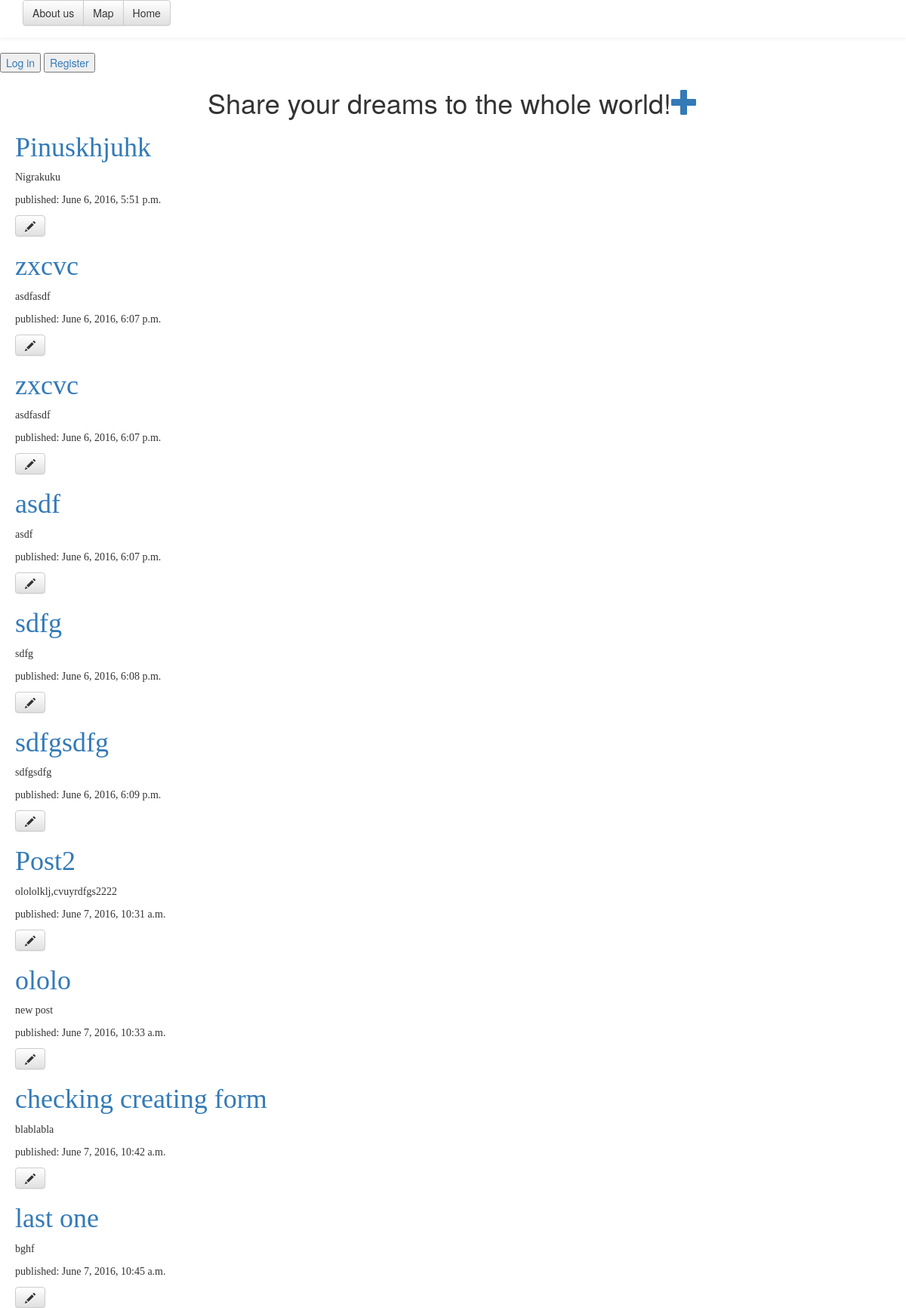
The app's page /, older data.
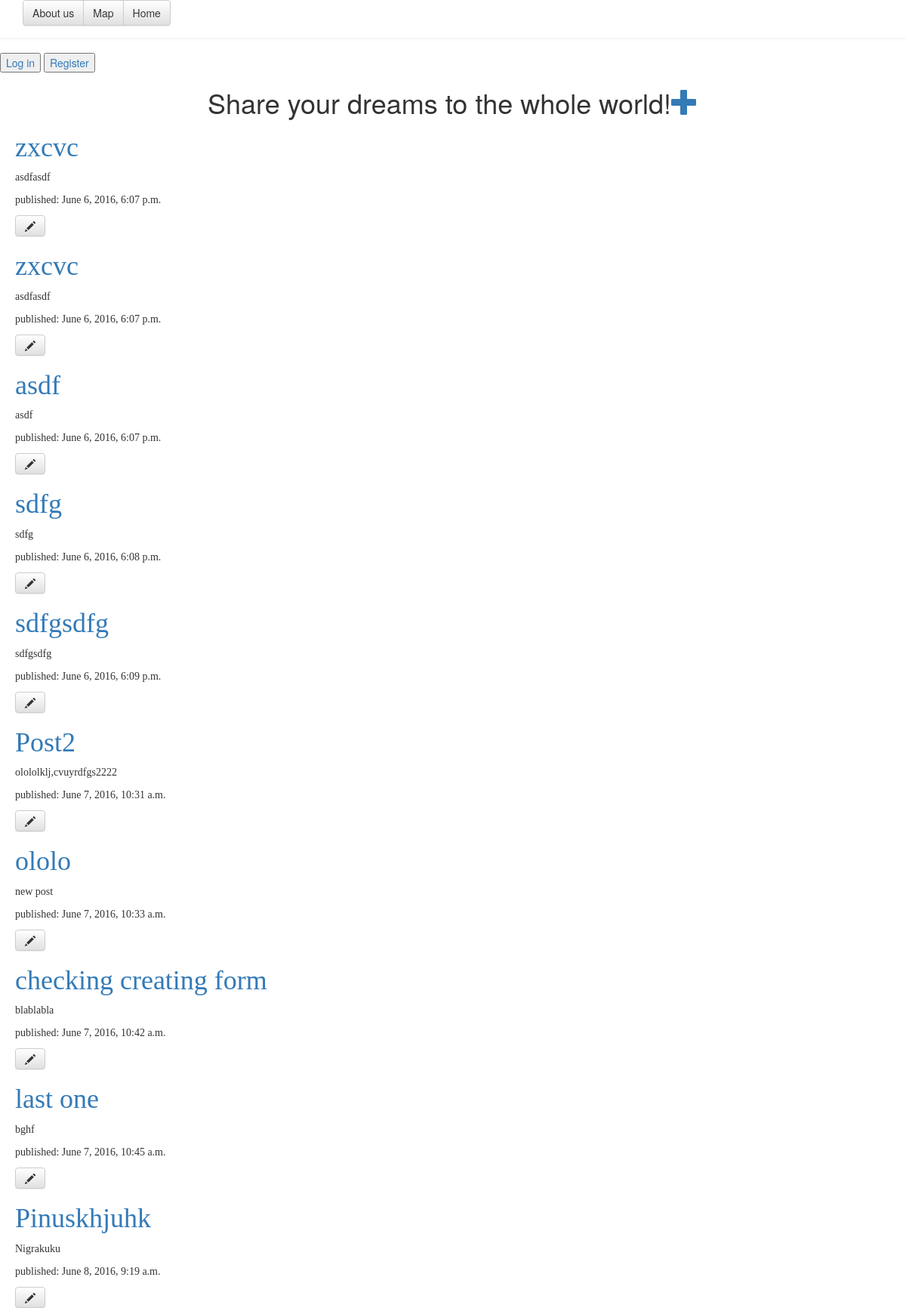
The same page, newer data.
### ShareYourDreams/models.py (models this page shows, shortened)
class Post(models.Model):
    author = models.ForeignKey('auth.User')
    title = models.CharField(max_length=200)
    text = models.CharField(max_length=600)
    created_date = models.DateTimeField(default=timezone.now)
    published_date = models.DateTimeField(blank=True, null=True)
    image = models.ImageField(width_field=35, height_field=30, upload_to='/static')

### ShareYourDreams/views.py (the view)
# urls.py: url(r'^$', views.dreams_list, name='dreams_list'),
def dreams_list(request):
    posts = Post.objects.filter(published_date__lte=timezone.now()).order_by('published_date')
    return render(request, 'ShareYourDreams/dreams_list.html', {'posts': posts})

### templates/ShareYourDreams/dreams_list.html (shortened to what this page needs)
{% load staticfiles %}
    <html>
        <head>
            <link rel="stylesheet" href="//maxcdn.bootstrapcdn.com/bootstrap/3.2.0/css/bootstrap.min.css">
            <link rel="stylesheet" href="//maxcdn.bootstrapcdn.com/bootstrap/3.2.0/css/bootstrap-theme.min.css">
            <link rel="stylesheet" href="{% static 'css/ShareYourDreams.css' %}">
        </head>
        <body id="body">
            <nav class="navbar navbar-default navbar-static-top">
                <div class="container">
                    <div class="btn-group" role="group">
                        <button type="button" class="btn btn-default">About us</button>
                        <button type="button" class="btn btn-default">Map</button>
                        <button type="button" class="btn btn-default">Home</button>
                    </div>
                </div>
            </nav>
            <div>
                {% if request.user.is_anonymous %}
                    <a href="http://127.0.0.1:8000/logging_in"><button type="button">Log in</button></a>
                {% endif %}
                {% if request.user.is_anonymous %}
                    <a href="http://127.0.0.1:8000/registration"><button type="button">Register</button></a>
                {% endif %}
            </div>
            <div>
                <h1 id="heading">Share your dreams to the whole world!<a id="plusbutton" href="{% url 'ShareYourDreams.views.dream_new' %}" class="top-menu"><span class="glyphicon glyphicon-plus"></span></a></h1>
            </div>
            {% for post in posts %}
                <div class="dreamstext">
                    <h1><a href="{% url 'dream_detail' pk=post.pk %}">{{ post.title }}</a></h1>
                    <p>{{ post.text|linebreaks }}</p>
                    <p>published: {{ post.published_date }}</p>
                    <a class="btn btn-default" href="{% url 'dream_edit' pk=post.pk %}"><span class="glyphicon glyphicon-pencil"></span></a>
                </div>
            {% endfor %}
        </body>
    </html>

Row changes from the older to the newer data that the page shows:
changed Post "Pinuskhjuhk": published_date "June 6, 2016, 5:51 p.m." → "June 8, 2016, 9:19 a.m."; moves down the list
